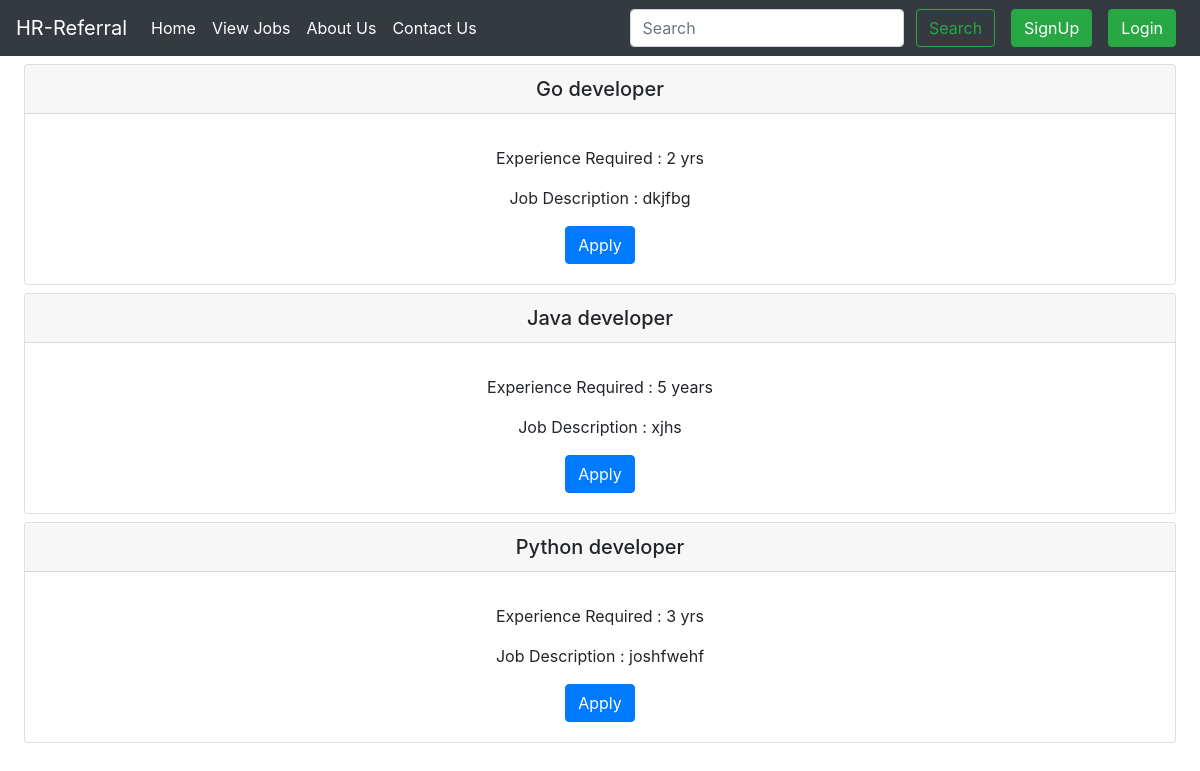
Screenshot of /view/ with the database file from the repository.
### jobs/models.py (models this page shows, shortened)
class post(models.Model):
    job_position = models.CharField(max_length=30)
    experience_required = models.CharField(max_length=15, default='')
    date_posted = models.DateField()
    job_description = models.TextField()

### jobs/views.py (the view)
# urls.py: path('view/', views.jobView, name='jobView'),
def jobView(request):
    data = post.objects.all()
    context = {'data': data}
    return render(request, 'jobs/jobview.html', context)

### jobs/templates/jobs/jobview.html (shortened to what this page needs)
{% extends 'jobs/base.html' %}
{% block content %}
{% for info in data %}
<div class="card text-center my-2 mx-4" style="margin-top: 20px; margin-bottom: 3rem;">
    <h5 class="card-header">{{ info.job_position }}</h5>
    <div class="card-body">
        <p class="card-text">Experience Required : {{ info.experience_required }}</p>
        <p class="card-text">Job Description : {{ info.job_description }}</p>
        <button type="button" class="btn btn-primary mx-2" data-toggle="modal" data-target="#applyModal{{forloop.counter}}">
            Apply
        </button>
    </div>
</div>
{% endfor %}
{% endblock %}

### jobs/templates/jobs/base.html (shortened to what this page needs)
<!DOCTYPE html>
<html lang="en">
<head>
    <link rel="stylesheet" href="https://stackpath.bootstrapcdn.com/bootstrap/4.2.1/css/bootstrap.min.css"
>
    <link rel="stylesheet" href="http://ajax.googleapis.com/ajax/libs/jqueryui/1.8.9/themes/base/jquery-ui.css"
        type="text/css" media="all" />
</head>
<body>
    {% load static %}
    <nav class="navbar navbar-expand-lg navbar-dark bg-dark">
        <a class="navbar-brand" href={% url 'home' %}>HR-Referral</a>
        <div class="collapse navbar-collapse" id="navbarSupportedContent">
            <ul class="navbar-nav mr-auto">
                <li class="nav-item active">
                    <a class="nav-link" href={% url 'home' %}>Home <span class="sr-only">(current)</span></a>
                </li>
                <li class="nav-item active">
                    <a class="nav-link" href={% url 'jobView' %}>View Jobs</a>
                </li>
                <li class="nav-item active">
                    <a class="nav-link" href={% url 'about' %}>About Us</a>
                </li>
                <li class="nav-item active">
                    <a class="nav-link" href={% url 'contact' %}>Contact Us</a>
                </li>
            </ul>
            <div class="ml-auto form-inline">
                <form class="my-2 my-lg-0 mx-2" method="GET" action={% url 'search' %}>
                    <input class="form-control mr-sm-2" name="search" type="search" placeholder="Search" aria-label="Search">
                    <button class="btn btn-outline-success my-2 my-sm-0" type="submit">Search</button>
                {% if user.is_authenticated %}
                <ul class="navbar-nav mr-2">
                    <li class="nav-item dropdown">
                        <a class="nav-link dropdown-toggle" href="#" id="navbarDropdown" role="button"
                            data-toggle="dropdown" aria-haspopup="true" aria-expanded="false">
                            <h8>Logged in as {{request.user}}</h8>
                        </a>
                        <div class="dropdown-menu" aria-labelledby="navbarDropdown">
                            <a class="dropdown-item" href={% url 'handleLogout' %}>Logout</a>
                        </div>
                    </li>
                </ul>
                {% else %}
                <button type="button" class="btn btn-success mx-2" data-toggle="modal" data-target="#signupModal">
                    SignUp
                </button>
                <button type="button" class="btn btn-success mx-2" data-toggle="modal" data-target="#loginModal">
                    Login
                </button>
                {% endif %}
            </div>
        </div>
    </nav>
    {% block content %}
    {% endblock %}
</body>
</html>

### rows the page displays
post: job_position "Go developer", experience_required "2 yrs", job_description "dkjfbg"
post: job_position "Java developer", experience_required "5 years", job_description "xjhs"
post: job_position "Python developer", experience_required "3 yrs", job_description "joshfwehf"
